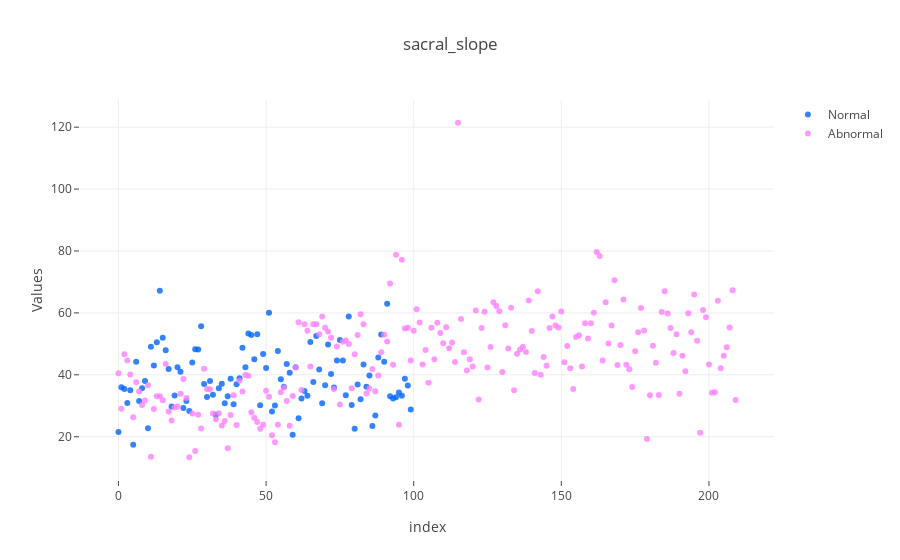

Write notebook code for a chart like this one.
### Code cell
#Kaggle - götürülmüş kod 
import plotly.plotly as py
from plotly.offline import init_notebook_mode, iplot
init_notebook_mode(connected=True)
# import graph objects as "go"
import plotly.graph_objs as go

# creating trace1
trace1 =go.Scatter(
                    x = np.arange(0,310),
                    y = data[data['class']=='Normal'].sacral_slope,
                    mode = "markers",
                    name = "Normal",
                    marker = dict(color = 'rgba(0, 100, 255, 0.8)'),
                    text= data['class'])
# creating trace2
trace2 =go.Scatter(
                    x = np.arange(0,310),
                    y = data[data['class']=='Abnormal'].sacral_slope,
                    mode = "markers",
                    name = "Abnormal",
                    marker = dict(color = 'rgba(255, 128, 255, 0.8)'),
                    text= data['class'])

df = [trace1, trace2]
layout = dict(title = 'sacral_slope',
              xaxis= dict(title= 'index',ticklen= 5,zeroline= False),
              yaxis= dict(title= 'Values',ticklen= 5,zeroline= False)
             )
fig = dict(data = df, layout = layout)
iplot(fig)

### Figure 1 — Plotly figure (JSON) as saved in the notebook; plotly's stock layout.template omitted (floating-point values rounded to 4 significant figures; data arrays with more than 128 entries replaced by an {"elided": "..."} marker saying what was removed)
{"data": [{"marker": {"color": "rgba(0, 100, 255, 0.8)"}, "mode": "markers", "name": "Normal", "text": {"elided": "310 str values"}, "type": "scatter", "x": {"elided": "310 int values"}, "y": [21.54, 35.95, 35.42, 30.87, 35.04, 17.39, 44.24, 31.57, 35.66, 37.98, 22.7, 49.09, 43.0, 50.5, 67.2, 52.0, 47.9, 41.86, 29.74, 33.34, 42.47, 40.97, 29.3, 31.53, 28.35, 43.96, 48.22, 48.18, 55.71, 37.0, 32.81, 38.01, 33.55, 27.14, 35.69, 37.12, 30.78, 33.09, 38.75, 30.52, 36.97, 38.91, 48.76, 42.45, 53.38, 52.88, 45, 53.13, 30.15, 46.68, 42.21, 60.05, 28.14, 30.11, 47.68, 38.58, 36.16, 43.45, 40.66, 20.66, 42.44, 25.97, 32.35, 34.77, 33.22, 50.57, 37.69, 52.55, 41.74, 30.78, 36.66, 49.76, 40.24, 35.88, 44.6, 51.25, 44.62, 33.37, 58.84, 30.26, 22.54, 36.87, 32.12, 43.32, 36.17, 39.81, 23.45, 26.82, 45.61, 53.01, 44.22, 62.94, 33.11, 32.32, 32.77, 34.29, 33.22, 38.75, 36.56, 28.77]}, {"marker": {"color": "rgba(255, 128, 255, 0.8)"}, "mode": "markers", "name": "Abnormal", "text": {"elided": "310 str values"}, "type": "scatter", "x": {"elided": "310 int values"}, "y": {"elided": "210 float values"}}], "layout": {"title": {"text": "sacral_slope"}, "xaxis": {"ticklen": 5, "title": {"text": "index"}, "zeroline": false}, "yaxis": {"ticklen": 5, "title": {"text": "Values"}, "zeroline": false}}}
